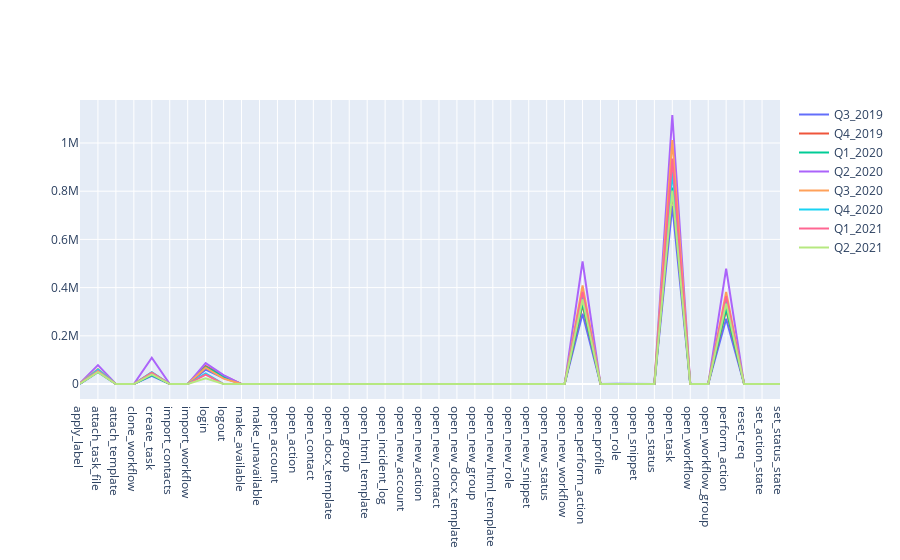

Here is the notebook cell this chart was saved with:
### Code cell
fig = go.Figure(go.Line(x=green_light, y=np.array(Q3_2019[green_light].sum()).astype(int), name='Q3_2019'))
fig.add_trace(go.Line(x=green_light, y=np.array(Q4_2019[green_light].sum()).astype(int), name='Q4_2019'))
fig.add_trace(go.Line(x=green_light, y=np.array(Q1_2020[green_light].sum()).astype(int), name='Q1_2020'))
fig.add_trace(go.Line(x=green_light, y=np.array(Q2_2020[green_light].sum()).astype(int), name='Q2_2020'))
fig.add_trace(go.Line(x=green_light, y=np.array(Q3_2020[green_light].sum()).astype(int), name='Q3_2020'))
fig.add_trace(go.Line(x=green_light, y=np.array(Q4_2020[green_light].sum()).astype(int), name='Q4_2020'))
fig.add_trace(go.Line(x=green_light, y=np.array(Q1_2021[green_light].sum()).astype(int), name='Q1_2021'))
fig.add_trace(go.Line(x=green_light, y=np.array(Q2_2021[green_light].sum()).astype(int), name='Q2_2021'))
fig.show()

### Figure 1 — Plotly figure (JSON) as saved in the notebook; plotly's stock layout.template omitted (floating-point values rounded to 4 significant figures)
{"data": [{"name": "Q3_2019", "type": "scatter", "x": ["apply_label", "attach_task_file", "attach_template", "clone_workflow", "create_task", "create_task", "import_contacts", "import_workflow", "login", "logout", "make_available", "make_unavailable", "open_account", "open_action", "open_contact", "open_docx_template", "open_group", "open_html_template", "open_incident_log", "open_new_account", "open_new_action", "open_new_contact", "open_new_docx_template", "open_new_group", "open_new_html_template", "open_new_role", "open_new_snippet", "open_new_status", "open_new_workflow", "open_perform_action", "open_profile", "open_role", "open_snippet", "open_status", "open_task", "open_workflow", "open_workflow_group", "perform_action", "reset_req", "set_action_state", "set_status_state"], "y": [772, 49262, 6, 0, 34322, 34322, 0, 0, 59865, 25192, 0, 1, 61, 1388, 75, 12, 74, 39, 0, 11, 159, 408, 0, 1, 1, 22, 0, 54, 5, 291858, 626, 923, 58, 34, 739352, 77, 3, 270296, 0, 28, 0]}, {"name": "Q4_2019", "type": "scatter", "x": ["apply_label", "attach_task_file", "attach_template", "clone_workflow", "create_task", "create_task", "import_contacts", "import_workflow", "login", "logout", "make_available", "make_unavailable", "open_account", "open_action", "open_contact", "open_docx_template", "open_group", "open_html_template", "open_incident_log", "open_new_account", "open_new_action", "open_new_contact", "open_new_docx_template", "open_new_group", "open_new_html_template", "open_new_role", "open_new_snippet", "open_new_status", "open_new_workflow", "open_perform_action", "open_profile", "open_role", "open_snippet", "open_status", "open_task", "open_workflow", "open_workflow_group", "perform_action", "reset_req", "set_action_state", "set_status_state"], "y": [1508, 57975, 0, 0, 39714, 39714, 0, 1, 74695, 34867, 0, 0, 50, 893, 81, 0, 87, 17, 0, 23, 43, 115, 0, 1, 1, 21, 1, 14, 8, 328103, 1600, 296, 34, 7, 800344, 42, 1, 307033, 0, 1, 0]}, {"name": "Q1_2020", "type": "scatter", "x": ["apply_label", "attach_task_file", "attach_template", "clone_workflow", "create_task", "create_task", "import_contacts", "import_workflow", "login", "logout", "make_available", "make_unavailable", "open_account", "open_action", "open_contact", "open_docx_template", "open_group", "open_html_template", "open_incident_log", "open_new_account", "open_new_action", "open_new_contact", "open_new_docx_template", "open_new_group", "open_new_html_template", "open_new_role", "open_new_snippet", "open_new_status", "open_new_workflow", "open_perform_action", "open_profile", "open_role", "open_snippet", "open_status", "open_task", "open_workflow", "open_workflow_group", "perform_action", "reset_req", "set_action_state", "set_status_state"], "y": [2041, 50925, 0, 0, 37510, 37510, 0, 0, 71030, 32100, 0, 1, 166, 503, 30, 0, 50, 12, 0, 23, 110, 24, 0, 11, 3, 16, 0, 17, 2, 334798, 870, 106, 8, 5, 814781, 10, 0, 314131, 0, 0, 2]}, {"name": "Q2_2020", "type": "scatter", "x": ["apply_label", "attach_task_file", "attach_template", "clone_workflow", "create_task", "create_task", "import_contacts", "import_workflow", "login", "logout", "make_available", "make_unavailable", "open_account", "open_action", "open_contact", "open_docx_template", "open_group", "open_html_template", "open_incident_log", "open_new_account", "open_new_action", "open_new_contact", "open_new_docx_template", "open_new_group", "open_new_html_template", "open_new_role", "open_new_snippet", "open_new_status", "open_new_workflow", "open_perform_action", "open_profile", "open_role", "open_snippet", "open_status", "open_task", "open_workflow", "open_workflow_group", "perform_action", "reset_req", "set_action_state", "set_status_state"], "y": [3791, 78383, 0, 3, 108874, 108874, 0, 3, 86558, 37342, 0, 0, 123, 476, 14, 0, 77, 8, 0, 45, 29, 9, 0, 1, 0, 48, 2, 4, 0, 508453, 570, 486, 34, 17, 1116244, 18, 6, 478449, 0, 7, 0]}, {"name": "Q3_2020", "type": "scatter", "x": ["apply_label", "attach_task_file", "attach_template", "clone_workflow", "create_task", "create_task", "import_contacts", "import_workflow", "login", "logout", "make_available", "make_unavailable", "open_account", "open_action", "open_contact", "open_docx_template", "open_group", "open_html_template", "open_incident_log", "open_new_account", "open_new_action", "open_new_contact", "open_new_docx_template", "open_new_group", "open_new_html_template", "open_new_role", "open_new_snippet", "open_new_status", "open_new_workflow", "open_perform_action", "open_profile", "open_role", "open_snippet", "open_status", "open_task", "open_workflow", "open_workflow_group", "perform_action", "reset_req", "set_action_state", "set_status_state"], "y": [3477, 62259, 0, 0, 48184, 48184, 0, 0, 67834, 22211, 0, 0, 161, 528, 38, 0, 88, 4, 0, 34, 31, 25, 0, 0, 0, 24, 0, 10, 0, 409552, 1497, 348, 9, 12, 1012482, 10, 6, 381609, 0, 9, 0]}, {"name": "Q4_2020", "type": "scatter", "x": ["apply_label", "attach_task_file", "attach_template", "clone_workflow", "create_task", "create_task", "import_contacts", "import_workflow", "login", "logout", "make_available", "make_unavailable", "open_account", "open_action", "open_contact", "open_docx_template", "open_group", "open_html_template", "open_incident_log", "open_new_account", "open_new_action", "open_new_contact", "open_new_docx_template", "open_new_group", "open_new_html_template", "open_new_role", "open_new_snippet", "open_new_status", "open_new_workflow", "open_perform_action", "open_profile", "open_role", "open_snippet", "open_status", "open_task", "open_workflow", "open_workflow_group", "perform_action", "reset_req", "set_action_state", "set_status_state"], "y": [1549, 60335, 0, 0, 48719, 48719, 0, 3, 43693, 0, 0, 1, 127, 240, 46, 0, 46, 41, 0, 35, 10, 27, 0, 1, 6, 29, 1, 1, 1, 373263, 483, 226, 11, 12, 881144, 15, 0, 352982, 18, 0, 0]}, {"name": "Q1_2021", "type": "scatter", "x": ["apply_label", "attach_task_file", "attach_template", "clone_workflow", "create_task", "create_task", "import_contacts", "import_workflow", "login", "logout", "make_available", "make_unavailable", "open_account", "open_action", "open_contact", "open_docx_template", "open_group", "open_html_template", "open_incident_log", "open_new_account", "open_new_action", "open_new_contact", "open_new_docx_template", "open_new_group", "open_new_html_template", "open_new_role", "open_new_snippet", "open_new_status", "open_new_workflow", "open_perform_action", "open_profile", "open_role", "open_snippet", "open_status", "open_task", "open_workflow", "open_workflow_group", "perform_action", "reset_req", "set_action_state", "set_status_state"], "y": [2201, 54476, 0, 0, 47331, 47331, 0, 0, 39125, 0, 0, 0, 62, 143, 41, 0, 25, 0, 3, 34, 13, 16, 0, 0, 0, 38, 1, 6, 0, 382732, 416, 188, 11, 3, 935230, 12, 0, 364047, 3, 2, 0]}, {"name": "Q2_2021", "type": "scatter", "x": ["apply_label", "attach_task_file", "attach_template", "clone_workflow", "create_task", "create_task", "import_contacts", "import_workflow", "login", "logout", "make_available", "make_unavailable", "open_account", "open_action", "open_contact", "open_docx_template", "open_group", "open_html_template", "open_incident_log", "open_new_account", "open_new_action", "open_new_contact", "open_new_docx_template", "open_new_group", "open_new_html_template", "open_new_role", "open_new_snippet", "open_new_status", "open_new_workflow", "open_perform_action", "open_profile", "open_role", "open_snippet", "open_status", "open_task", "open_workflow", "open_workflow_group", "perform_action", "reset_req", "set_action_state", "set_status_state"], "y": [1838, 49784, 0, 0, 40197, 40197, 0, 0, 23654, 0, 2, 2, 356, 230, 8, 0, 30, 3, 0, 18, 14, 11, 0, 0, 0, 23, 0, 1, 0, 350681, 445, 666, 28, 0, 802812, 9, 0, 333405, 4, 0, 0]}], "layout": {}}
